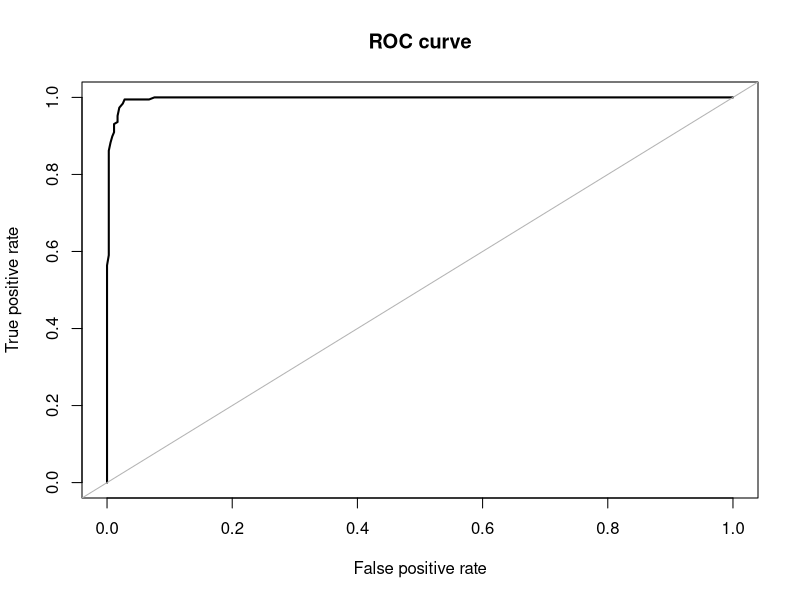

The R source for this figure:

b_cancer <- read.csv("BreastCancer.csv", stringsAsFactors = T)
head(b_cancer) ; dim(b_cancer)
summary(b_cancer)

b_cancer$Bare.nuclei[ is.na(b_cancer$Bare.nuclei)] <- "0"

library(dplyr)

b_cancer <- mutate( b_cancer, Class1 = ifelse( Class == "malignant",1,0) )

b_cancer1 <- b_cancer[ ,c(3,4,5,6,7,8,9,10,11,13)]

b_cancer1$Class1 <- factor(b_cancer1$Class1)    


dim(b_cancer1)


set.seed(1111) # it dosent changes the sampling every time sampling fix any time regenerate same test and train sample & 1111 is only random no which ever we want take 
canc <- sample( 2, nrow(b_cancer1), replace = T, prob = c(0.8,0.2))
b_cancer1_train <- b_cancer1[canc == 1 , ]
b_cancer1_test <- b_cancer1[canc == 2 , ]

dim(b_cancer1_train)
dim(b_cancer1_test)

# Model Building
# function =  glm( y ~ . , data = DF)

model_canc <- glm( Class1 ~ . , data = b_cancer1_train ,family = binomial)
summary(model_canc)

table(b_cancer1_train$Class1,b_cancer1_train$Bl.cromatin  )

pred_val_canc <- predict(model_canc , b_cancer1_test, type = "response")
pred_val_canc

# Create the data frame of output
df_canc <- data.frame(pred_val_canc, b_cancer1_test$Class1)  
df_canc
colnames(df_canc)[2] <- "Actual_Value"

df_canc <- mutate( df_canc , Predicted = ifelse(pred_val_canc >= 0.5,1,0))
df_canc

tab1_canc <- table(df_canc$Predicted, df_canc$Actual_Value)
tab1_canc

sum(diag(tab1_canc)) / sum(tab1_canc) * 100 # gives the accuracy of the model

tpr <- 48/(48+9)
fpr <- 87/(87+2)
tpr
fpr

predict.glm_canc<- predict(model_canc, b_cancer1_train, type = "response") # prediction of train
pred_actual_canc <- data.frame(predict.glm_canc, b_cancer1_train$Class1)

pred_actual_canc <- mutate(pred_actual_canc, pred_val = ifelse(predict.glm_canc > 0.5,1,0))
colnames(pred_actual_canc)[2] <- "Actual"
pred_actual_canc <- na.omit(pred_actual_canc)

install.packages("ROSE")
library(ROSE)

roc.curve(pred_actual_canc$Actual, predict.glm_canc)
